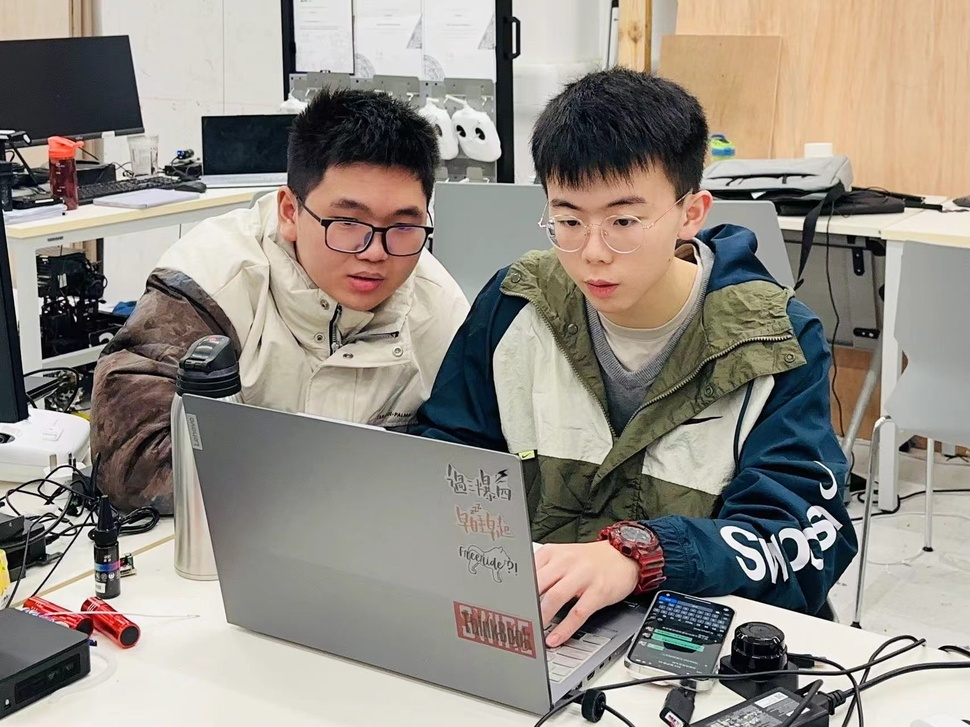
#> input picture cvtut/picture1.jpg, 970 x 727 px, shrunk from 1706 x 1279 before the run
$ jupyter execute picture1.ipynb
#> lines starting #> are read from the running program, lines starting #| are printed output that depends on the picture
[cell 1]
import os
import cv2 as cv
import matplotlib.pyplot as plt

[cell 2]
def showImageOnNotebook(title, image):
    plt.imshow(image)
    plt.title(title)
    plt.axis('off')
    plt.show()

openCV:BGR

matplotlib:RGB

[cell 3]
script_dir = os.getcwd()
image_path = os.path.join(script_dir, 'picture1.jpg')
img = cv.imread(image_path)
#> img is the input picture: shape (727, 970, 3); mean B, G, R 132.5, 140.8, 147.2
showImageOnNotebook('img', img)

[cell 4]
img_rgb = cv.cvtColor(img, cv.COLOR_BGR2RGB)
showImageOnNotebook('img_rgb', img_rgb)

[cell 5]
img_hsv = cv.cvtColor(img, cv.COLOR_RGB2HSV)
#> img_hsv: shape (727, 970, 3); mean H, S, V 79.9, 50.3, 151.3
showImageOnNotebook('img_hsv', img_hsv)

[cell 6]
img_yuv = cv.cvtColor(img, cv.COLOR_BGR2YUV)
#> img_yuv: shape (727, 970, 3); mean of channels 0, 1, 2 141.8, 123.5, 132.8
showImageOnNotebook('img_yuv', img_yuv)

[cell 7]
img_gray = cv.cvtColor(img, cv.COLOR_BGR2GRAY)
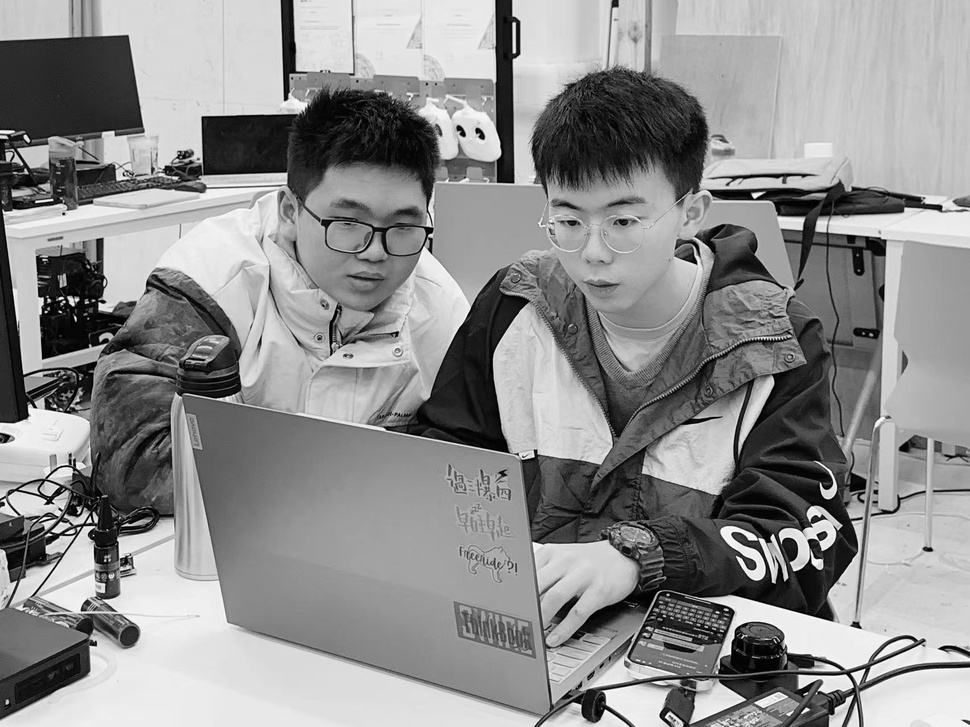
#> img_gray: shape (727, 970); min 0, max 255, mean 141.8
showImageOnNotebook('img_gray', img_gray)


$ run again, with cvtut/picture2.jpg copied over cvtut/picture1.jpg
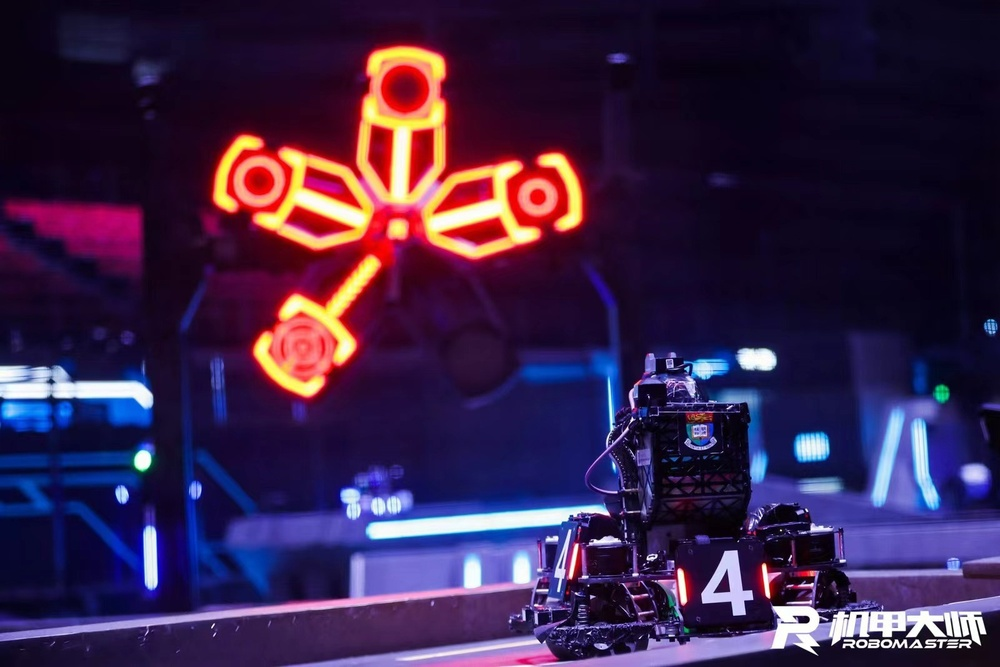
#> input picture cvtut/picture2.jpg, 1000 x 667 px, shrunk from 1600 x 1067 before the run
#> img is the input picture: shape (667, 1000, 3); mean B, G, R 73.2, 36, 57.4
#> img_hsv: shape (667, 1000, 3); mean H, S, V 138.3, 194.4, 88.1
#> img_yuv: shape (667, 1000, 3); mean of channels 0, 1, 2 46.7, 141, 137.4
#> `img_gray = cv.cvtColor(img, cv.COLOR_BGR2GRAY)`:
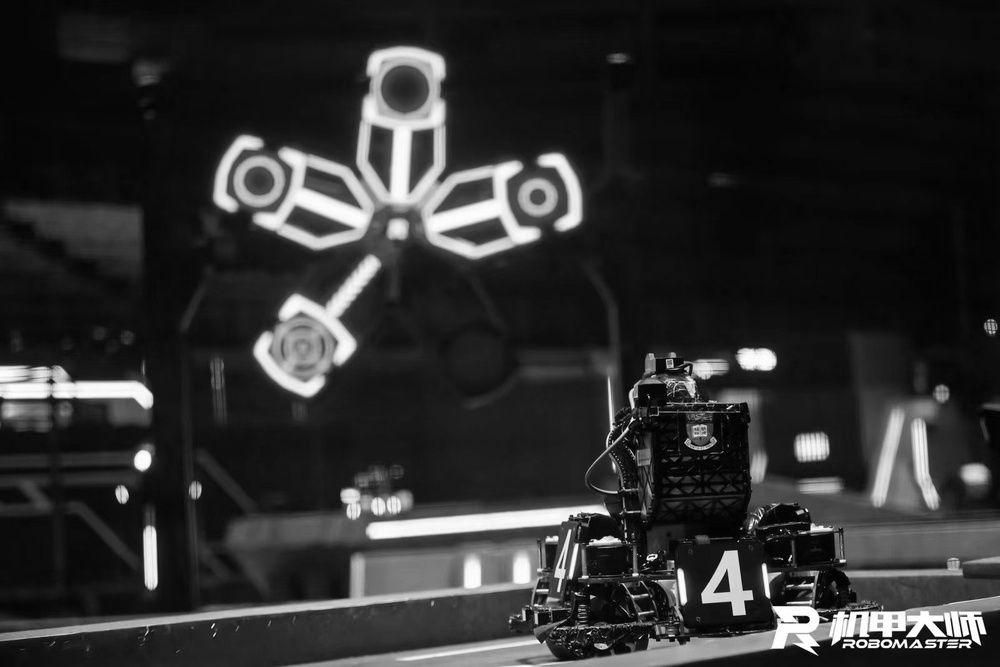
#> img_gray: shape (667, 1000); min 0, max 255, mean 46.7
